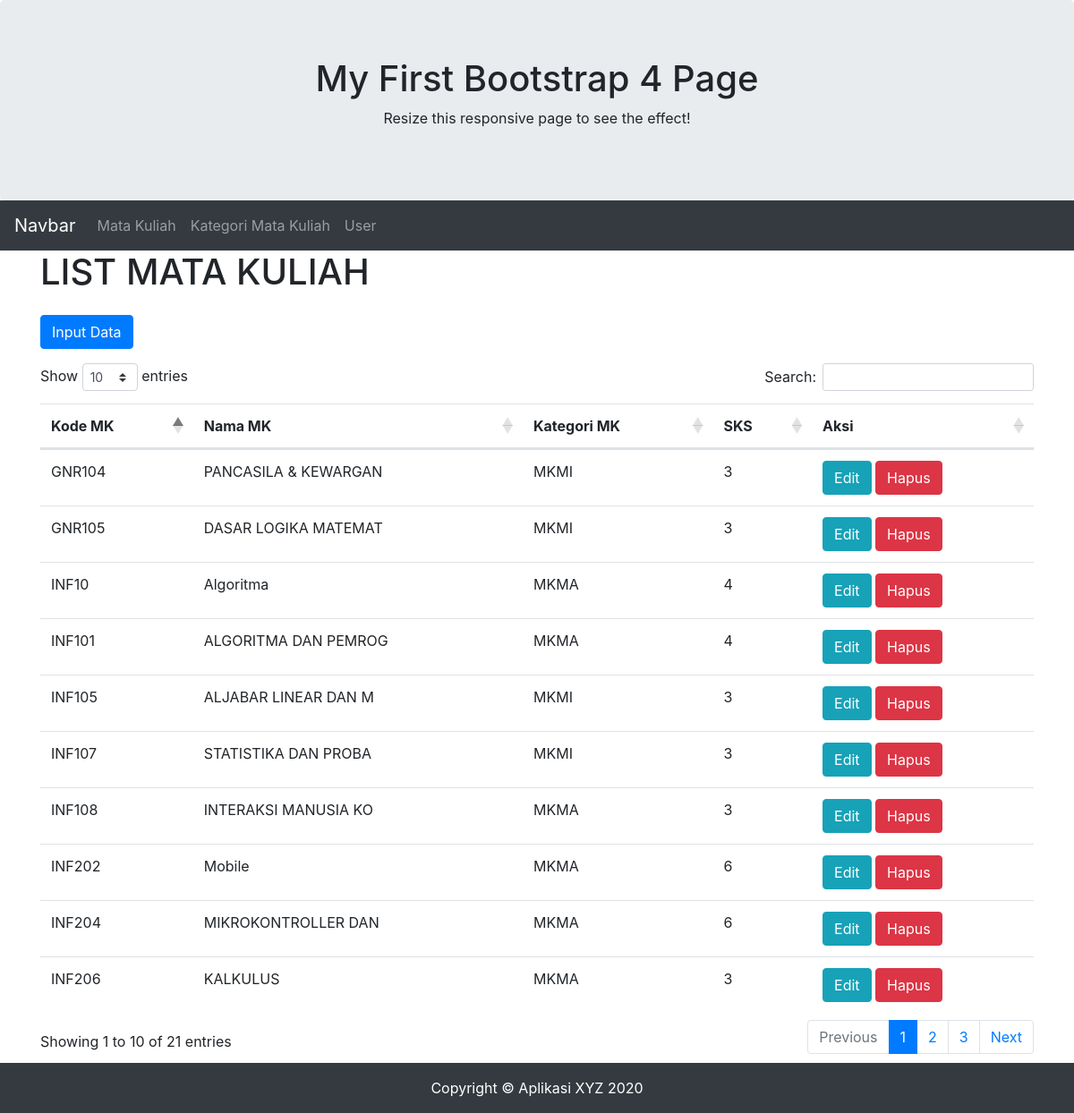
Screenshot of /pertemuan6/listmatakuliah.php with the database file from the repository.
### tables this page shows
CREATE TABLE `matakuliah` (
  `id` int(3) NOT NULL,
  `kode` varchar(10) NOT NULL,
  `nama` varchar(20) NOT NULL,
  `kategori` varchar(10) NOT NULL,
  `sks` int(2) NOT NULL
);

### pertemuan6/listmatakuliah.php (the view, shortened to what this page needs)
<!DOCTYPE html>
<html lang="en">
<head>
    <link rel="stylesheet" href="https://stackpath.bootstrapcdn.com/bootstrap/4.5.2/css/bootstrap.min.css">
    <link rel="stylesheet" href="https://cdnjs.cloudflare.com/ajax/libs/twitter-bootstrap/4.5.2/css/bootstrap.css">
    <link rel="stylesheet" href="https://cdn.datatables.net/1.10.22/css/dataTables.bootstrap4.min.css">
</head>
<body>
    <?php
        include_once "koneksi.php";
        include_once "header.php";
    ?>
    <div class="container">
        <div class="row">
            <div  class="col-md-12">
                <h1>LIST MATA KULIAH</h1>
            </div>
        </div>
        <div class="row mb-3 mt-3">
            <div  class="col-md-12">
                <a href="matkulpakhen2.php" class="btn btn-primary">Input Data</a>
            </div>
        </div>
        <div class="row">
            <div  class="col-md-12">
                <table id="listtable" class="table table-stripped">
                    <thead>
                        <tr>
                            <th>Kode MK</th>
                            <th>Nama MK</th>
                            <th>Kategori MK</th>
                            <th>SKS</th>
                            <th>Aksi</th>
                        </tr>
                    </thead>
                    <tbody>
                    <?php
                        $strSQL = "SELECT * FROM matakuliah";
                        $runstrSQL = mysqli_query($conn, $strSQL);
                        $jmlRowData = mysqli_num_rows($runstrSQL);
                        if ($jmlRowData < 0) {
                            echo "<tr><td colspan='5'>Data Tidak Terdapat Dalam Database</td></tr>";
                            }
                          else {
                                    while($row = mysqli_fetch_assoc($runstrSQL)) {
                    ?>
                        <tr>
                            <td><?php echo $row["kode"]?></td>
                            <td><?php echo $row["nama"]?></td>
                            <td><?php echo $row["kategori"]?></td>
                            <td><?php echo $row["sks"]?></td>
                            <td>
                                <a href="edit_mk2.php?kodemk=<?php echo $row["id"]?>" class="btn btn-info">Edit</a>
                                <a href="hapus_mk2.php?kodemk=<?php echo $row["id"]?>" class="btn btn-danger">Hapus</a>
                            </td>
                        </tr>
                    <?php
                                    }
                          }
                    ?>
                    </tbody>
                </table>
            </div>
        </div>
    </div>
    <?php
        include_once "footer.php"
    ?>
</body>
</html>

### rows the page displays
matakuliah: kode "INF10", nama "Algoritma", kategori "MKMA", sks "4"
matakuliah: kode "INF202", nama "Mobile", kategori "MKMA", sks "6"
matakuliah: kode "INF204", nama "MIKROKONTROLLER DAN", kategori "MKMA", sks "6"
matakuliah: kode "INF206", nama "KALKULUS", kategori "MKMA", sks "3"
matakuliah: kode "INF101", nama "ALGORITMA DAN PEMROG", kategori "MKMA", sks "4"
matakuliah: kode "INF107", nama "STATISTIKA DAN PROBA", kategori "MKMI", sks "3"
matakuliah: kode "INF105", nama "ALJABAR LINEAR DAN M", kategori "MKMI", sks "3"
matakuliah: kode "GNR105", nama "DASAR LOGIKA MATEMAT", kategori "MKMI", sks "3"
matakuliah: kode "GNR104", nama "PANCASILA & KEWARGAN", kategori "MKMI", sks "3"
matakuliah: kode "INF108", nama "INTERAKSI MANUSIA KO", kategori "MKMA", sks "3"
